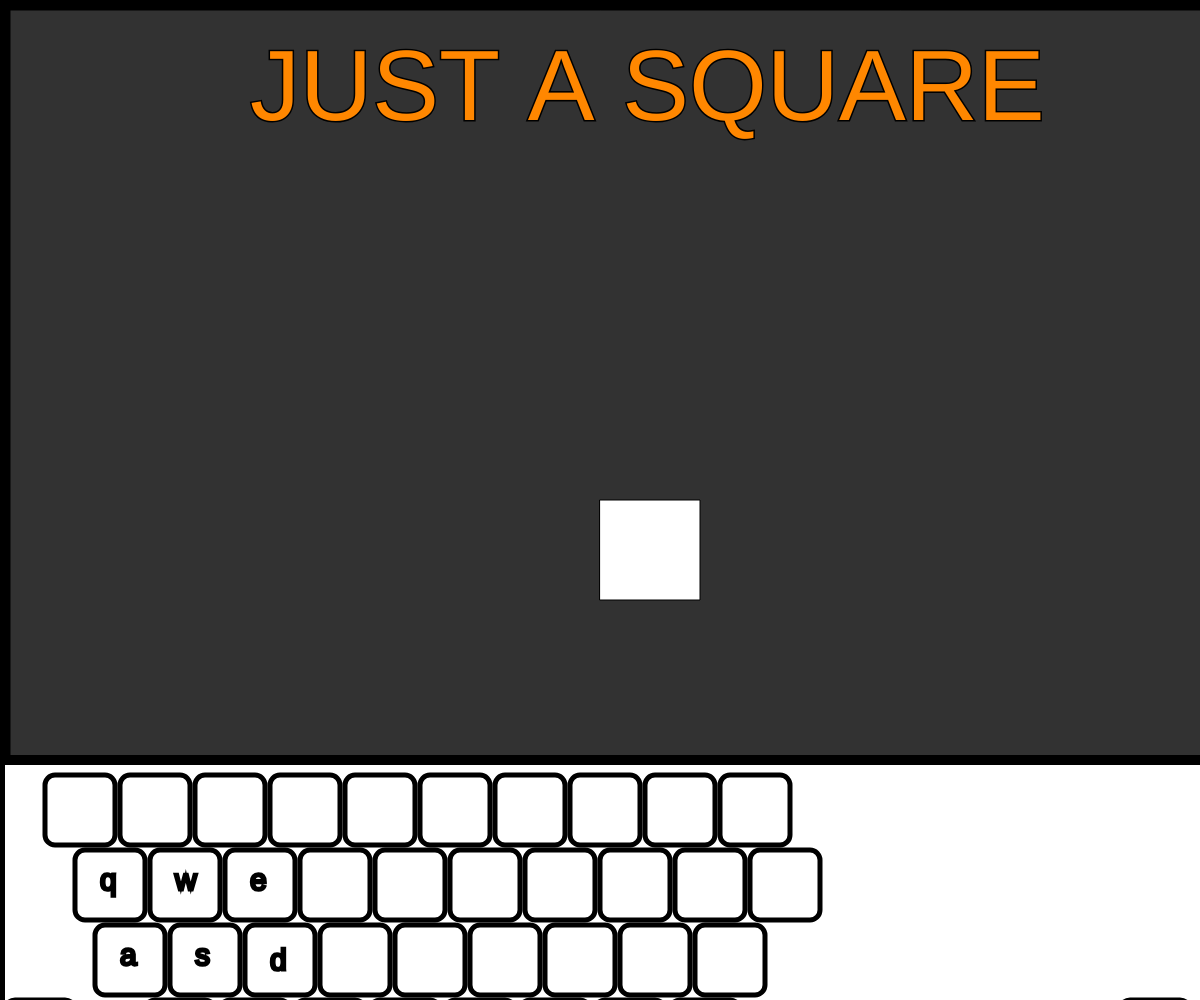
Frame 1 (no input)
Frame 60 (no input): identical to frame 1, image omitted
Frame 120 (the mouse pressed at the canvas centre since frame 60): identical to frame 1, image omitted

The p5.js sketch that drew this single still picture (run headless with seeded random() and noise() and a simulated clock; from frame 60 on, the mouse is pressed at the canvas centre):

// p5.js sketch
// ── sketch.js
let title = "JUST A SQUARE"
let squareX = 600
let squareY = 500
let squareS = 100
let speed = 2
let squareColor
let border = 1
let backgroundColor

function setup() {
  createCanvas(windowWidth,windowHeight);
}

function draw() {
 backgroundColor = color(50,50,50);
  
  squareColor = color(255)
  
  if(keyIsPressed){
    if(key == '(blank space)'){
      square(squareX,squareY,squareS);
  }
    else if(key == 'w'){
      squareY = squareY - speed;
  }
    else if(key == 's'){
      squareY = squareY + speed;
  }
    else if(key == 'a'){
      squareX = squareX - speed;
  }
    else if(key == 'd'){
      squareX = squareX + speed;
  }
    else if(key == 'ArrowUp'){
      squareS = squareS + 1
    }
    else if(key == 'ArrowDown'){
      squareS = squareS - 1
    }
    else if(key == 'r'){
      squareColor = color(225,0,0);
    }
    else if(key == 'e'){
      border = border +1;
    }
    else if(key == 'q'){
      border = border - 1;
    }
    else if(key == 't'){
      
    }
  
}

background(backgroundColor)
     head()
  keyBoard()
  
push()
stroke(0)
strokeWeight(border)
square(squareX,squareY,squareS)
pop()
}

function head(){
  push()
  fill(255,135,0)
  strokeWeight(3)
  stroke(0)
  textSize(100)
  text(title,250,120)
  pop()
}

function keyBoard(){
  push()
  
  fill(0)
  rect(0,0,10,1000)
  rect(0,0,1400,10)
  rect(1395,0,10,1000)
  
  fill(255)
  stroke(0)
  strokeWeight(10)
  rect(0,760,1400,400)
  
  fill(255)
  stroke(0)
  strokeWeight(5)
  
  //row 1
  // 1-0
  
   square(45,775,70,10)
   square(120,775,70,10)
   square(195,775,70,10)
   square(270,775,70,10)  
   square(345,775,70,10)
   square(420,775,70,10)
   square(495,775,70,10)
   square(570,775,70,10)
   square(645,775,70,10)
   square(720,775,70,10)
  
  //row 2
  
  //q-p
   square(75,850,70,10)
   square(150,850,70,10)
   square(225,850,70,10)
   square(300,850,70,10)
   square(375,850,70,10)
   square(450,850,70,10)
   square(525,850,70,10)
   square(600,850,70,10)
   square(675,850,70,10)
   square(750,850,70,10)
  
  //shift
  square(5,1000,70,10)
  
  //row 3
  
  //a-l
  square(95,925,70,10)
  square(170,925,70,10)
  square(245,925,70,10)
  square(320,925,70,10)
  square(395,925,70,10)
  square(470,925,70,10)
  square(545,925,70,10)
  square(620,925,70,10)
  square(695,925,70,10)
  
  //row 4
  
  //z-m
  square(145,1000,70,10)
  square(220,1000,70,10)
  square(295,1000,70,10)
  square(370,1000,70,10)
  square(445,1000,70,10)
  square(520,1000,70,10)
  square(595,1000,70,10)
  square(670,1000,70,10)
  
  //arrow top
  square(1120,1000,70,10)
  
  //row 5
  //space bar
  rect(285,1075,500,70,10)
  
  //arrows
  square(1050,1075,70,10)
  square(1120,1075,70,10)
  square(1190,1075,70,10)
  
  pop()
  
  push()
  stroke(0)
  strokeWeight(3)
  textSize(30)
    text('w',175,890)
    text('s',195,965)
    text('a',120,965)
    text('d',270,970)
    text('e',250,890)
    text('q',100,890)
    text('U',1145,1050)
    text('D',1145,1120)
  
  pop()
}
